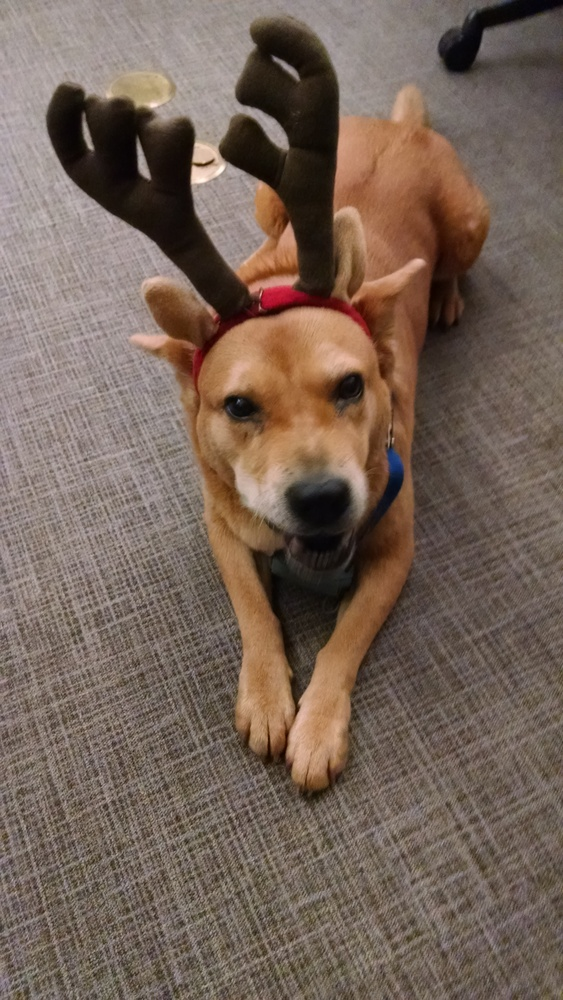
#> input picture images/mossydeer.jpg, 563 x 1000 px, shrunk from 2432 x 4320 before the run
$ jupyter execute --allow-errors A_openCV.ipynb   (shell and % lines are left out)   (older library calls are emulated)
#> lines starting #> are read from the running program, lines starting #| are printed output that depends on the picture
[cell 1]
#from __future__ import division
import os
import cv2
import numpy as np
import matplotlib.pyplot as plt

# openCV basics
### viewing and playing with images

[cell 2]
def get_image(path):
#> called with path = '../images/mossydeer.jpg'
    img = cv2.imread(path)
#> img is the input picture: shape (1000, 563, 3); mean B, G, R 87.9, 99.6, 117.7
    # img = cv2.cvtColor(img, cv2.cv.CV_BGR2RGB)
    img = cv2.cvtColor(img, cv2.COLOR_BGR2RGB)
    return img

# [5 lines left out: function show_img, not called in this run]

def sidebyside(im1,im2):
    '''plot 2 (or more - if I feel dedicated) images side by side'''

    plt.subplot(1, 2, 1)         # #rows, #cols, plotnumber
    plt.imshow(im1, cmap='gray') # First plot
    plt.title('plot 1')

    plt.subplot(1, 2, 2)         # #rows, #cols, plotnumber
    plt.imshow(im2, cmap='gray') # plot in a separate subplot
    plt.title('plot 2')

    plt.show()

# [36 lines left out: functions gray_blur, img_diff, event_diff, not called in this run]

### Mossy the dog

[cell 3]
mossy = get_image('../images/mossydeer.jpg')
nomossy = get_image('../images/nomossy.jpg')
#> call 2 of get_image, with path = '../images/nomossy.jpg'
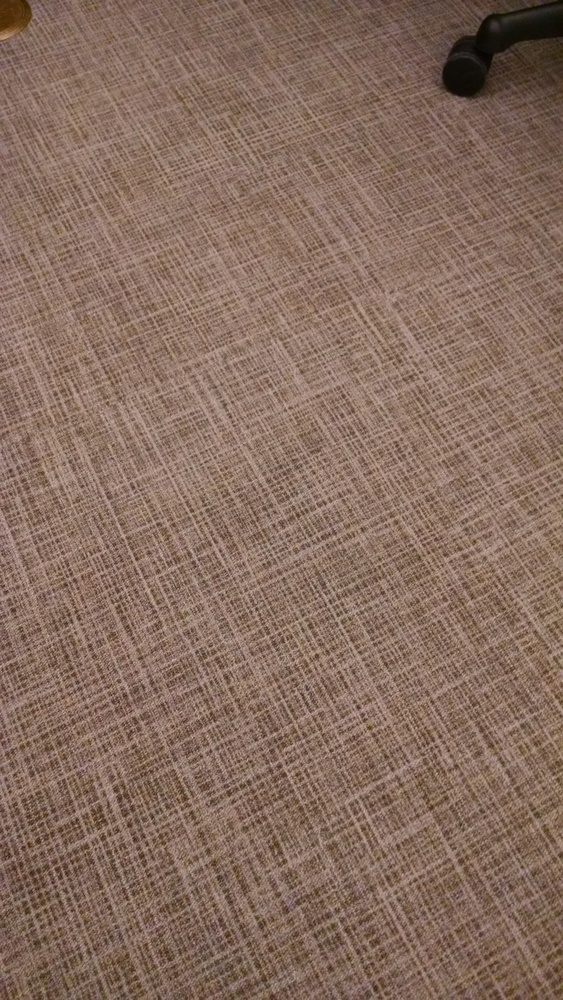
#> input picture images/nomossy.jpg, 563 x 1000 px, shrunk from 2432 x 4320 before the run
#> in get_image, img is the input picture: shape (1000, 563, 3); mean B, G, R 95.6, 109.5, 135.6
bgr_mossy = cv2.cvtColor(mossy, cv2.COLOR_RGB2BGR)
gray_mossy = cv2.cvtColor(mossy, cv2.COLOR_RGB2GRAY)
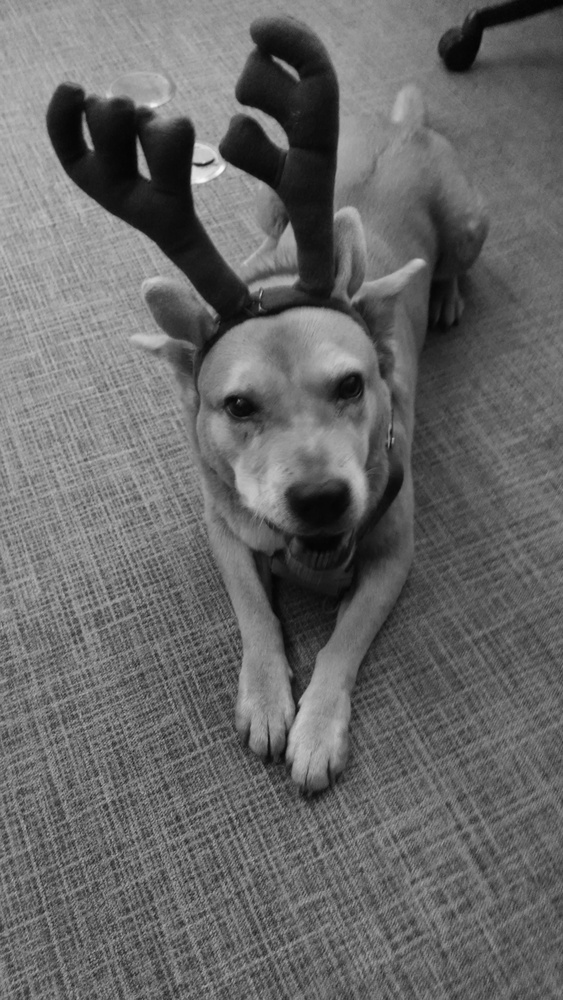
#> gray_mossy: shape (1000, 563); min 2, max 251, mean 103.7

[cell 4]
# show_img(mossy,)
# show_img(nomossy)

# img_diff(mossy, nomossy)

sidebyside(mossy, nomossy)
#> in sidebyside, `plt.show()`:
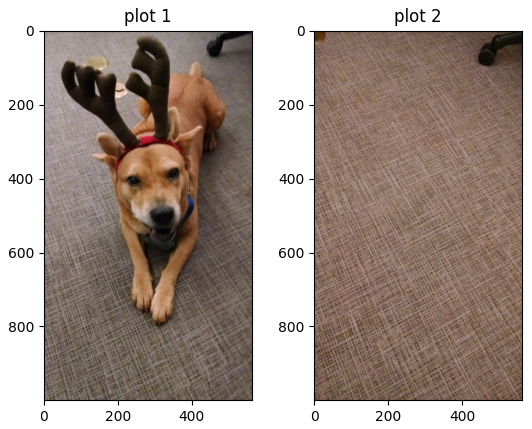
#> figure drawn by matplotlib, 2 panels

# # show_img(bgr_mossy)
# # show_img(gray_mossy, title = 'gray mossy?', cmap='gray')

# # show_img(mossy - nomossy)
# # show_img((mossy + nomossy)/2)
# # show_img(mossy-((mossy + nomossy)/2))

### Playing with deer images

#> (a cell that did not finish here is left out)
